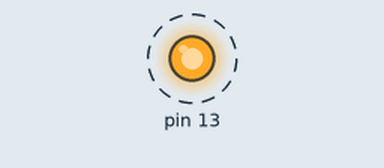
This sketch was run on a simulated Arduino Uno, built with avr-gcc and run on an emulated ATmega328P. On the bench: output pins drawn as LEDs (lit = HIGH). Dashed ring = blinking.

Above: at 0.12 s.
Timing chart, 0 to 3.0 s (numbered marks = the images above):
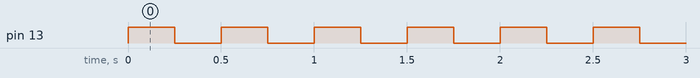

The sketch:

blink.ino
```cpp
//This is a simple sketch to blink the onboard LED
//by Andrew Lit, 2018, for ECE2241b

int blinkTime = 250;
//Set things up
void setup()
{
	pinMode(13, OUTPUT);
}

//Loop to blink
void loop()
{
	digitalWrite(13, HIGH);
	delay(blinkTime);
	digitalWrite(13, LOW);
	delay(blinkTime);
}
```

Measured:
- by itself, pin 13: alternates HIGH for 0.25 s and LOW for 0.25 s
